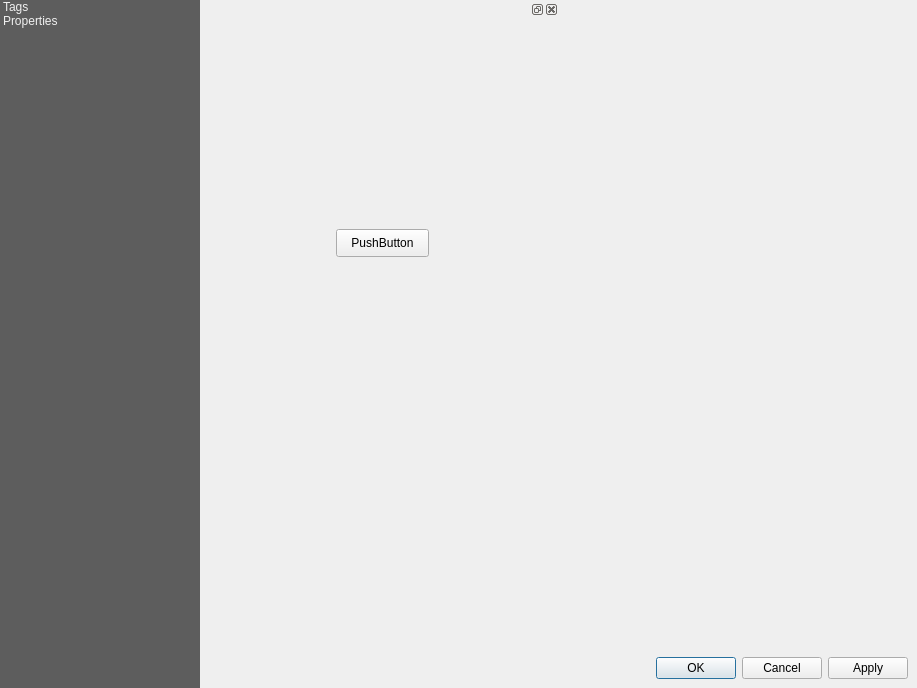
<?xml version="1.0" encoding="UTF-8"?>
<ui version="4.0">
 <class>webmapSettingsDialog</class>
 <widget class="QDialog" name="webmapSettingsDialog">
  <property name="geometry">
   <rect>
    <x>0</x>
    <y>0</y>
    <width>917</width>
    <height>688</height>
   </rect>
  </property>
  <property name="sizePolicy">
   <sizepolicy hsizetype="Preferred" vsizetype="Preferred">
    <horstretch>0</horstretch>
    <verstretch>0</verstretch>
   </sizepolicy>
  </property>
  <property name="windowTitle">
   <string>Dialog</string>
  </property>
  <property name="autoFillBackground">
   <bool>false</bool>
  </property>
  <layout class="QHBoxLayout" name="horizontalLayout_5">
   <property name="leftMargin">
    <number>0</number>
   </property>
   <property name="topMargin">
    <number>0</number>
   </property>
   <property name="rightMargin">
    <number>0</number>
   </property>
   <property name="bottomMargin">
    <number>0</number>
   </property>
   <item>
    <widget class="QListWidget" name="mainMenuListWidget">
     <property name="maximumSize">
      <size>
       <width>200</width>
       <height>16777215</height>
      </size>
     </property>
     <property name="palette">
      <palette>
       <active>
        <colorrole role="Base">
         <brush brushstyle="SolidPattern">
          <color alpha="255">
           <red>93</red>
           <green>93</green>
           <blue>93</blue>
          </color>
         </brush>
        </colorrole>
        <colorrole role="Highlight">
         <brush brushstyle="SolidPattern">
          <color alpha="255">
           <red>240</red>
           <green>240</green>
           <blue>240</blue>
          </color>
         </brush>
        </colorrole>
        <colorrole role="HighlightedText">
         <brush brushstyle="SolidPattern">
          <color alpha="255">
           <red>255</red>
           <green>255</green>
           <blue>255</blue>
          </color>
         </brush>
        </colorrole>
        <colorrole role="Link">
         <brush brushstyle="SolidPattern">
          <color alpha="255">
           <red>240</red>
           <green>240</green>
           <blue>240</blue>
          </color>
         </brush>
        </colorrole>
       </active>
       <inactive>
        <colorrole role="Base">
         <brush brushstyle="SolidPattern">
          <color alpha="255">
           <red>93</red>
           <green>93</green>
           <blue>93</blue>
          </color>
         </brush>
        </colorrole>
        <colorrole role="Highlight">
         <brush brushstyle="SolidPattern">
          <color alpha="255">
           <red>240</red>
           <green>240</green>
           <blue>240</blue>
          </color>
         </brush>
        </colorrole>
        <colorrole role="HighlightedText">
         <brush brushstyle="SolidPattern">
          <color alpha="255">
           <red>255</red>
           <green>255</green>
           <blue>255</blue>
          </color>
         </brush>
        </colorrole>
        <colorrole role="Link">
         <brush brushstyle="SolidPattern">
          <color alpha="255">
           <red>240</red>
           <green>240</green>
           <blue>240</blue>
          </color>
         </brush>
        </colorrole>
       </inactive>
       <disabled>
        <colorrole role="Base">
         <brush brushstyle="SolidPattern">
          <color alpha="255">
           <red>240</red>
           <green>240</green>
           <blue>240</blue>
          </color>
         </brush>
        </colorrole>
        <colorrole role="Highlight">
         <brush brushstyle="SolidPattern">
          <color alpha="255">
           <red>240</red>
           <green>240</green>
           <blue>240</blue>
          </color>
         </brush>
        </colorrole>
        <colorrole role="HighlightedText">
         <brush brushstyle="SolidPattern">
          <color alpha="255">
           <red>255</red>
           <green>255</green>
           <blue>255</blue>
          </color>
         </brush>
        </colorrole>
        <colorrole role="Link">
         <brush brushstyle="SolidPattern">
          <color alpha="255">
           <red>240</red>
           <green>240</green>
           <blue>240</blue>
          </color>
         </brush>
        </colorrole>
       </disabled>
      </palette>
     </property>
     <property name="autoFillBackground">
      <bool>false</bool>
     </property>
     <property name="styleSheet">
      <string notr="true">QListView::item
{
color: #f0f0f0;
}

QListView::item:selected
{
background-color: #f0f0f0;
color: rgb(50,50,50);
}</string>
     </property>
     <property name="frameShape">
      <enum>QFrame::NoFrame</enum>
     </property>
     <property name="iconSize">
      <size>
       <width>32</width>
       <height>32</height>
      </size>
     </property>
     <property name="uniformItemSizes">
      <bool>true</bool>
     </property>
     <item>
      <property name="text">
       <string>Tags</string>
      </property>
      <property name="font">
       <font>
        <pointsize>9</pointsize>
       </font>
      </property>
      <property name="textAlignment">
       <set>AlignLeading|AlignVCenter</set>
      </property>
      <property name="icon">
       <iconset>
        <normaloff>../icons/icons8-etiquetas-80.png</normaloff>../icons/icons8-etiquetas-80.png</iconset>
      </property>
     </item>
     <item>
      <property name="text">
       <string>Properties</string>
      </property>
      <property name="icon">
       <iconset>
        <normaloff>../icons/icons8-bracket-96.png</normaloff>../icons/icons8-bracket-96.png</iconset>
      </property>
     </item>
    </widget>
   </item>
   <item>
    <widget class="QgsDockWidget" name="mDockWidget">
     <property name="floating">
      <bool>false</bool>
     </property>
     <widget class="QWidget" name="dockWidgetContents">
      <widget class="QPushButton" name="pushButton">
       <property name="geometry">
        <rect>
         <x>130</x>
         <y>210</y>
         <width>93</width>
         <height>28</height>
        </rect>
       </property>
       <property name="text">
        <string>PushButton</string>
       </property>
      </widget>
     </widget>
    </widget>
   </item>
   <item>
    <layout class="QVBoxLayout" name="menuContentLayout">
     <item>
      <widget class="QStackedWidget" name="stackedWidget">
       <property name="sizePolicy">
        <sizepolicy hsizetype="Preferred" vsizetype="Preferred">
         <horstretch>0</horstretch>
         <verstretch>0</verstretch>
        </sizepolicy>
       </property>
       <property name="autoFillBackground">
        <bool>false</bool>
       </property>
       <property name="frameShape">
        <enum>QFrame::NoFrame</enum>
       </property>
       <property name="frameShadow">
        <enum>QFrame::Plain</enum>
       </property>
       <property name="currentIndex">
        <number>1</number>
       </property>
       <widget class="QWidget" name="variablesPageWidget">
        <layout class="QVBoxLayout" name="verticalLayout"/>
       </widget>
       <widget class="QWidget" name="propertiesPageWidget">
        <layout class="QVBoxLayout" name="verticalLayout_3"/>
       </widget>
      </widget>
     </item>
     <item>
      <layout class="QHBoxLayout" name="bottomPanelLayout">
       <item>
        <widget class="QDialogButtonBox" name="buttonBox">
         <property name="orientation">
          <enum>Qt::Horizontal</enum>
         </property>
         <property name="standardButtons">
          <set>QDialogButtonBox::Apply|QDialogButtonBox::Cancel|QDialogButtonBox::Ok</set>
         </property>
         <property name="centerButtons">
          <bool>false</bool>
         </property>
        </widget>
       </item>
       <item>
        <spacer name="horizontalSpacer_3">
         <property name="orientation">
          <enum>Qt::Horizontal</enum>
         </property>
         <property name="sizeType">
          <enum>QSizePolicy::Maximum</enum>
         </property>
         <property name="sizeHint" stdset="0">
          <size>
           <width>9</width>
           <height>20</height>
          </size>
         </property>
        </spacer>
       </item>
      </layout>
     </item>
     <item>
      <spacer name="verticalSpacer">
       <property name="orientation">
        <enum>Qt::Vertical</enum>
       </property>
       <property name="sizeType">
        <enum>QSizePolicy::Maximum</enum>
       </property>
       <property name="sizeHint" stdset="0">
        <size>
         <width>20</width>
         <height>9</height>
        </size>
       </property>
      </spacer>
     </item>
    </layout>
   </item>
  </layout>
 </widget>
 <customwidgets>
  <customwidget>
   <class>QgsDockWidget</class>
   <extends>QDockWidget</extends>
   <header>qgsdockwidget.h</header>
   <container>1</container>
  </customwidget>
 </customwidgets>
 <resources/>
 <connections>
  <connection>
   <sender>mainMenuListWidget</sender>
   <signal>currentRowChanged(int)</signal>
   <receiver>stackedWidget</receiver>
   <slot>setCurrentIndex(int)</slot>
   <hints>
    <hint type="sourcelabel">
     <x>99</x>
     <y>363</y>
    </hint>
    <hint type="destinationlabel">
     <x>557</x>
     <y>363</y>
    </hint>
   </hints>
  </connection>
 </connections>
</ui>
